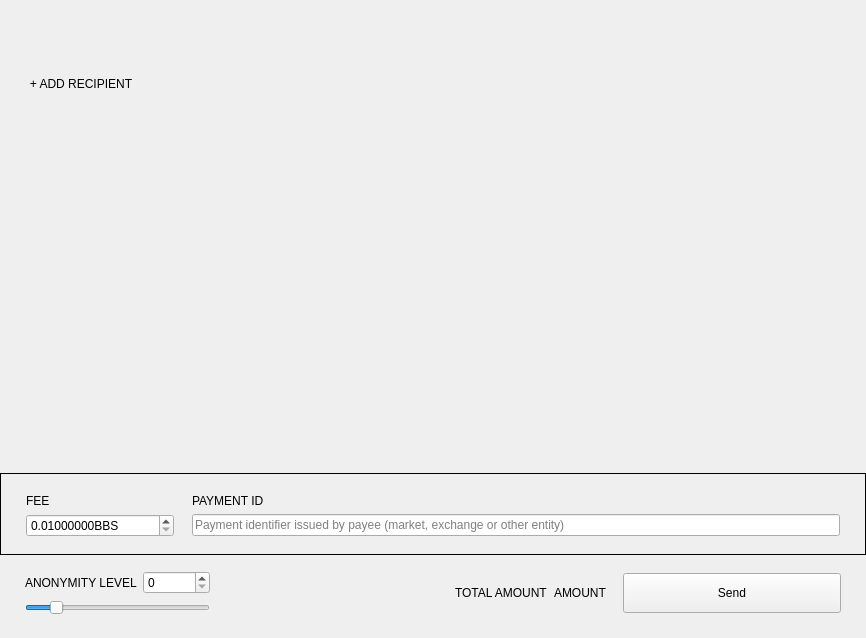
<?xml version="1.0" encoding="UTF-8"?>
<ui version="4.0">
 <class>SendFrame</class>
 <widget class="QFrame" name="SendFrame">
  <property name="geometry">
   <rect>
    <x>0</x>
    <y>0</y>
    <width>866</width>
    <height>638</height>
   </rect>
  </property>
  <property name="windowTitle">
   <string>Frame</string>
  </property>
  <property name="frameShape">
   <enum>QFrame::NoFrame</enum>
  </property>
  <property name="frameShadow">
   <enum>QFrame::Raised</enum>
  </property>
  <layout class="QVBoxLayout" name="verticalLayout">
   <property name="spacing">
    <number>5</number>
   </property>
   <property name="sizeConstraint">
    <enum>QLayout::SetDefaultConstraint</enum>
   </property>
   <property name="leftMargin">
    <number>0</number>
   </property>
   <property name="topMargin">
    <number>0</number>
   </property>
   <property name="rightMargin">
    <number>0</number>
   </property>
   <property name="bottomMargin">
    <number>0</number>
   </property>
   <item>
    <widget class="WalletGui::ResizableScrollArea" name="m_sendScrollarea">
     <property name="enabled">
      <bool>true</bool>
     </property>
     <property name="sizePolicy">
      <sizepolicy hsizetype="MinimumExpanding" vsizetype="Preferred">
       <horstretch>0</horstretch>
       <verstretch>0</verstretch>
      </sizepolicy>
     </property>
     <property name="autoFillBackground">
      <bool>false</bool>
     </property>
     <property name="styleSheet">
      <string notr="true"/>
     </property>
     <property name="frameShape">
      <enum>QFrame::NoFrame</enum>
     </property>
     <property name="sizeAdjustPolicy">
      <enum>QAbstractScrollArea::AdjustToContents</enum>
     </property>
     <property name="widgetResizable">
      <bool>true</bool>
     </property>
     <widget class="QWidget" name="scrollAreaWidgetContents">
      <property name="geometry">
       <rect>
        <x>0</x>
        <y>0</y>
        <width>866</width>
        <height>69</height>
       </rect>
      </property>
      <property name="sizePolicy">
       <sizepolicy hsizetype="Preferred" vsizetype="Preferred">
        <horstretch>0</horstretch>
        <verstretch>0</verstretch>
       </sizepolicy>
      </property>
      <property name="styleSheet">
       <string notr="true"/>
      </property>
      <layout class="QVBoxLayout" name="m_transfersLayout">
       <property name="spacing">
        <number>0</number>
       </property>
       <property name="sizeConstraint">
        <enum>QLayout::SetNoConstraint</enum>
       </property>
       <property name="leftMargin">
        <number>0</number>
       </property>
       <property name="topMargin">
        <number>0</number>
       </property>
       <property name="rightMargin">
        <number>0</number>
       </property>
       <property name="bottomMargin">
        <number>0</number>
       </property>
      </layout>
     </widget>
    </widget>
   </item>
   <item>
    <layout class="QHBoxLayout" name="horizontalLayout_2">
     <property name="spacing">
      <number>0</number>
     </property>
     <item>
      <spacer name="horizontalSpacer_3">
       <property name="orientation">
        <enum>Qt::Horizontal</enum>
       </property>
       <property name="sizeType">
        <enum>QSizePolicy::Fixed</enum>
       </property>
       <property name="sizeHint" stdset="0">
        <size>
         <width>25</width>
         <height>20</height>
        </size>
       </property>
      </spacer>
     </item>
     <item>
      <widget class="WalletGui::WalletNormalLinkLikeButton" name="m_addRecipientButton">
       <property name="cursor">
        <cursorShape>PointingHandCursor</cursorShape>
       </property>
       <property name="focusPolicy">
        <enum>Qt::NoFocus</enum>
       </property>
       <property name="text">
        <string>+ ADD RECIPIENT</string>
       </property>
       <property name="flat">
        <bool>true</bool>
       </property>
      </widget>
     </item>
     <item>
      <spacer name="horizontalSpacer_2">
       <property name="orientation">
        <enum>Qt::Horizontal</enum>
       </property>
       <property name="sizeHint" stdset="0">
        <size>
         <width>478</width>
         <height>17</height>
        </size>
       </property>
      </spacer>
     </item>
    </layout>
   </item>
   <item>
    <spacer name="verticalSpacer_2">
     <property name="orientation">
      <enum>Qt::Vertical</enum>
     </property>
     <property name="sizeType">
      <enum>QSizePolicy::MinimumExpanding</enum>
     </property>
     <property name="sizeHint" stdset="0">
      <size>
       <width>20</width>
       <height>20</height>
      </size>
     </property>
    </spacer>
   </item>
   <item>
    <widget class="QFrame" name="m_sendFeeFrame">
     <property name="frameShape">
      <enum>QFrame::Box</enum>
     </property>
     <property name="frameShadow">
      <enum>QFrame::Plain</enum>
     </property>
     <layout class="QGridLayout" name="gridLayout_2">
      <property name="leftMargin">
       <number>25</number>
      </property>
      <property name="topMargin">
       <number>20</number>
      </property>
      <property name="rightMargin">
       <number>25</number>
      </property>
      <property name="bottomMargin">
       <number>17</number>
      </property>
      <property name="horizontalSpacing">
       <number>18</number>
      </property>
      <item row="0" column="0">
       <widget class="WalletGui::WalletNormalGrayTextLabel" name="label_3">
        <property name="text">
         <string>FEE</string>
        </property>
       </widget>
      </item>
      <item row="0" column="1">
       <widget class="WalletGui::WalletNormalGrayTextLabel" name="m_paymentIdTextLabel">
        <property name="text">
         <string>PAYMENT ID</string>
        </property>
       </widget>
      </item>
      <item row="1" column="0">
       <widget class="QDoubleSpinBox" name="m_feeSpin">
        <property name="buttonSymbols">
         <enum>QAbstractSpinBox::UpDownArrows</enum>
        </property>
        <property name="suffix">
         <string notr="true">BBS</string>
        </property>
        <property name="decimals">
         <number>8</number>
        </property>
        <property name="minimum">
         <double>0.010000000000000</double>
        </property>
        <property name="maximum">
         <double>999999999.000000000000000</double>
        </property>
        <property name="singleStep">
         <double>0.010000000000000</double>
        </property>
        <property name="value">
         <double>0.010000000000000</double>
        </property>
       </widget>
      </item>
      <item row="1" column="1">
       <widget class="WalletGui::ClearableLineEdit" name="m_paymentIdEdit">
        <property name="styleSheet">
         <string notr="true">[errorState=&quot;true&quot;] {
  border-color: #ef3131;
}</string>
        </property>
        <property name="placeholderText">
         <string>Payment identifier issued by payee (market, exchange or other entity)</string>
        </property>
       </widget>
      </item>
     </layout>
    </widget>
   </item>
   <item>
    <widget class="QFrame" name="m_mixinFrame">
     <property name="frameShape">
      <enum>QFrame::NoFrame</enum>
     </property>
     <property name="frameShadow">
      <enum>QFrame::Raised</enum>
     </property>
     <layout class="QGridLayout" name="gridLayout">
      <property name="leftMargin">
       <number>25</number>
      </property>
      <property name="topMargin">
       <number>11</number>
      </property>
      <property name="rightMargin">
       <number>25</number>
      </property>
      <property name="bottomMargin">
       <number>23</number>
      </property>
      <item row="0" column="2" rowspan="2">
       <widget class="QLabel" name="label">
        <property name="text">
         <string/>
        </property>
       </widget>
      </item>
      <item row="0" column="5" rowspan="2">
       <widget class="WalletGui::WalletExtraNormalBlackTextLabel" name="m_totalAmountLabel">
        <property name="text">
         <string>AMOUNT</string>
        </property>
        <property name="indent">
         <number>0</number>
        </property>
       </widget>
      </item>
      <item row="0" column="1">
       <widget class="QSpinBox" name="m_mixinSpin">
        <property name="maximum">
         <number>999999999</number>
        </property>
       </widget>
      </item>
      <item row="0" column="3" rowspan="2">
       <spacer name="horizontalSpacer">
        <property name="orientation">
         <enum>Qt::Horizontal</enum>
        </property>
        <property name="sizeType">
         <enum>QSizePolicy::Expanding</enum>
        </property>
        <property name="sizeHint" stdset="0">
         <size>
          <width>298</width>
          <height>20</height>
         </size>
        </property>
       </spacer>
      </item>
      <item row="1" column="0" colspan="2">
       <widget class="QSlider" name="m_mixinSlider">
        <property name="maximumSize">
         <size>
          <width>16777215</width>
          <height>16777215</height>
         </size>
        </property>
        <property name="maximum">
         <number>50</number>
        </property>
        <property name="pageStep">
         <number>1</number>
        </property>
        <property name="value">
         <number>7</number>
        </property>
        <property name="tracking">
         <bool>false</bool>
        </property>
        <property name="orientation">
         <enum>Qt::Horizontal</enum>
        </property>
       </widget>
      </item>
      <item row="0" column="7" rowspan="2">
       <widget class="WalletGui::WalletLargeBlueButton" name="m_sendButton">
        <property name="sizePolicy">
         <sizepolicy hsizetype="Fixed" vsizetype="Fixed">
          <horstretch>0</horstretch>
          <verstretch>0</verstretch>
         </sizepolicy>
        </property>
        <property name="minimumSize">
         <size>
          <width>218</width>
          <height>40</height>
         </size>
        </property>
        <property name="maximumSize">
         <size>
          <width>218</width>
          <height>40</height>
         </size>
        </property>
        <property name="focusPolicy">
         <enum>Qt::NoFocus</enum>
        </property>
        <property name="text">
         <string>Send</string>
        </property>
       </widget>
      </item>
      <item row="0" column="4" rowspan="2">
       <widget class="WalletGui::WalletNormalGrayTextLabel" name="label_2">
        <property name="text">
         <string>TOTAL AMOUNT</string>
        </property>
       </widget>
      </item>
      <item row="0" column="0">
       <widget class="WalletGui::WalletNormalGrayTextLabel" name="m_mixinTextLabel">
        <property name="text">
         <string>ANONYMITY LEVEL</string>
        </property>
       </widget>
      </item>
      <item row="0" column="6" rowspan="2">
       <spacer name="horizontalSpacer_4">
        <property name="orientation">
         <enum>Qt::Horizontal</enum>
        </property>
        <property name="sizeType">
         <enum>QSizePolicy::Fixed</enum>
        </property>
        <property name="sizeHint" stdset="0">
         <size>
          <width>10</width>
          <height>20</height>
         </size>
        </property>
       </spacer>
      </item>
     </layout>
    </widget>
   </item>
  </layout>
 </widget>
 <customwidgets>
  <customwidget>
   <class>WalletGui::WalletNormalGrayTextLabel</class>
   <extends>QLabel</extends>
   <header>Gui/Common/WalletTextLabel.h</header>
  </customwidget>
  <customwidget>
   <class>WalletGui::WalletLargeBlueButton</class>
   <extends>QPushButton</extends>
   <header>Gui/Common/WalletBlueButton.h</header>
  </customwidget>
  <customwidget>
   <class>WalletGui::ClearableLineEdit</class>
   <extends>QLineEdit</extends>
   <header>Gui/Common/ClearableLineEdit.h</header>
  </customwidget>
  <customwidget>
   <class>WalletGui::ResizableScrollArea</class>
   <extends>QScrollArea</extends>
   <header>Gui/Common/ResizableScrollArea.h</header>
   <container>1</container>
  </customwidget>
  <customwidget>
   <class>WalletGui::WalletNormalLinkLikeButton</class>
   <extends>QPushButton</extends>
   <header>Gui/Common/WalletLinkLikeButton.h</header>
  </customwidget>
  <customwidget>
   <class>WalletGui::WalletExtraNormalBlackTextLabel</class>
   <extends>QLabel</extends>
   <header>Gui/Common/WalletTextLabel.h</header>
  </customwidget>
 </customwidgets>
 <tabstops>
  <tabstop>m_paymentIdEdit</tabstop>
  <tabstop>m_mixinSlider</tabstop>
  <tabstop>m_sendScrollarea</tabstop>
 </tabstops>
 <resources/>
 <connections>
  <connection>
   <sender>m_sendButton</sender>
   <signal>clicked()</signal>
   <receiver>SendFrame</receiver>
   <slot>sendClicked()</slot>
   <hints>
    <hint type="sourcelabel">
     <x>53</x>
     <y>561</y>
    </hint>
    <hint type="destinationlabel">
     <x>432</x>
     <y>294</y>
    </hint>
   </hints>
  </connection>
  <connection>
   <sender>m_mixinSlider</sender>
   <signal>valueChanged(int)</signal>
   <receiver>SendFrame</receiver>
   <slot>mixinValueChanged(int)</slot>
   <hints>
    <hint type="sourcelabel">
     <x>221</x>
     <y>520</y>
    </hint>
    <hint type="destinationlabel">
     <x>432</x>
     <y>294</y>
    </hint>
   </hints>
  </connection>
  <connection>
   <sender>m_addRecipientButton</sender>
   <signal>clicked()</signal>
   <receiver>SendFrame</receiver>
   <slot>addRecipientClicked()</slot>
   <hints>
    <hint type="sourcelabel">
     <x>78</x>
     <y>414</y>
    </hint>
    <hint type="destinationlabel">
     <x>432</x>
     <y>294</y>
    </hint>
   </hints>
  </connection>
  <connection>
   <sender>m_paymentIdEdit</sender>
   <signal>textChanged(QString)</signal>
   <receiver>SendFrame</receiver>
   <slot>validatePaymentId(QString)</slot>
   <hints>
    <hint type="sourcelabel">
     <x>538</x>
     <y>521</y>
    </hint>
    <hint type="destinationlabel">
     <x>432</x>
     <y>318</y>
    </hint>
   </hints>
  </connection>
  <connection>
   <sender>m_mixinSpin</sender>
   <signal>valueChanged(int)</signal>
   <receiver>SendFrame</receiver>
   <slot>mixinValueChanged(int)</slot>
   <hints>
    <hint type="sourcelabel">
     <x>201</x>
     <y>575</y>
    </hint>
    <hint type="destinationlabel">
     <x>432</x>
     <y>318</y>
    </hint>
   </hints>
  </connection>
 </connections>
 <slots>
  <slot>sendClicked()</slot>
  <slot>clearAllClicked()</slot>
  <slot>addRecipientClicked()</slot>
  <slot>mixinValueChanged(int)</slot>
  <slot>validatePaymentId(QString)</slot>
 </slots>
</ui>
